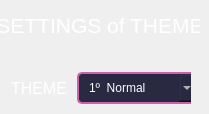
         <widget class="QWidget" name="page_4">
          <widget class="QLabel" name="label_16">
           <property name="geometry">
            <rect>
             <x>0</x>
             <y>10</y>
             <width>200</width>
             <height>31</height>
            </rect>
           </property>
           <property name="font">
            <font>
             <family>Segoe UI</family>
             <pointsize>16</pointsize>
            </font>
           </property>
           <property name="styleSheet">
            <string notr="true">color: rgb(255, 255, 255);</string>
           </property>
           <property name="text">
            <string>SETTINGS of THEME</string>
           </property>
           <property name="alignment">
            <set>Qt::AlignCenter</set>
           </property>
          </widget>
          <widget class="QWidget" name="layoutWidget">
           <property name="geometry">
            <rect>
             <x>1</x>
             <y>71</y>
             <width>190</width>
             <height>34</height>
            </rect>
           </property>
           <layout class="QHBoxLayout" name="horizontalLayout_12">
            <item>
             <widget class="QLabel" name="label_6">
              <property name="font">
               <font>
                <pointsize>12</pointsize>
               </font>
              </property>
              <property name="styleSheet">
               <string notr="true">color: rgb(255, 255, 255);
padding-left: 6px;</string>
              </property>
              <property name="text">
               <string>THEME</string>
              </property>
             </widget>
            </item>
            <item>
             <widget class="QComboBox" name="selectTheme">
              <property name="minimumSize">
               <size>
                <width>120</width>
                <height>32</height>
               </size>
              </property>
              <property name="maximumSize">
               <size>
                <width>183</width>
                <height>32</height>
               </size>
              </property>
              <property name="styleSheet">
               <string notr="true">QComboBox{
                                                    background-color:rgb(41, 42, 65);
                                                    border-radius: 5px;
                                                    border: 2px solid rgb(204, 97, 170);
                                                    padding: 5px;
                                                    padding-left: 10px;
                                                    color: rgb(255, 255, 255);
                                                }
                                                QComboBox:hover{
                                                    border: 2px solid rgb(255, 121, 213);
                                                }
                                                QComboBox::drop-down {
                                                    subcontrol-origin: padding;
                                                    subcontrol-position: top right;
                                                    width: 25px; 
                                                    border-left-width: 3px;
                                                    border-left-color: rgba(39, 44, 54, 150);
                                                    border-left-style: solid;
                                                    border-top-right-radius: 3px;
                                                    border-bottom-right-radius: 3px;	
                                                    background-image: url(:/icons/cil-arrow-bottom-2.png);
                                                    background-position: center;
                                                    background-repeat: no-reperat;
                                                 }
                                                QComboBox QAbstractItemView {
                                                    color: rgb(255, 121, 198);	
                                                    background-color:rgb(41, 42, 65);
                                                    padding: 10px;
                                                    selection-background-color: rgb(195, 155, 255);
                                                    border:2px solid  rgb(248, 118, 205);
                                                    border_top:none;
                                                    border-radius:5px;
                                                }</string>
              </property>
              <item>
               <property name="text">
                <string>1º  Normal</string>
               </property>
              </item>
              <item>
               <property name="text">
                <string>2º  Light</string>
               </property>
              </item>
              <item>
               <property name="text">
                <string>3º  Dark</string>
               </property>
              </item>
              <item>
               <property name="text">
                <string>4º  BlueGreen</string>
               </property>
              </item>
             </widget>
            </item>
           </layout>
          </widget>
         </widget>
